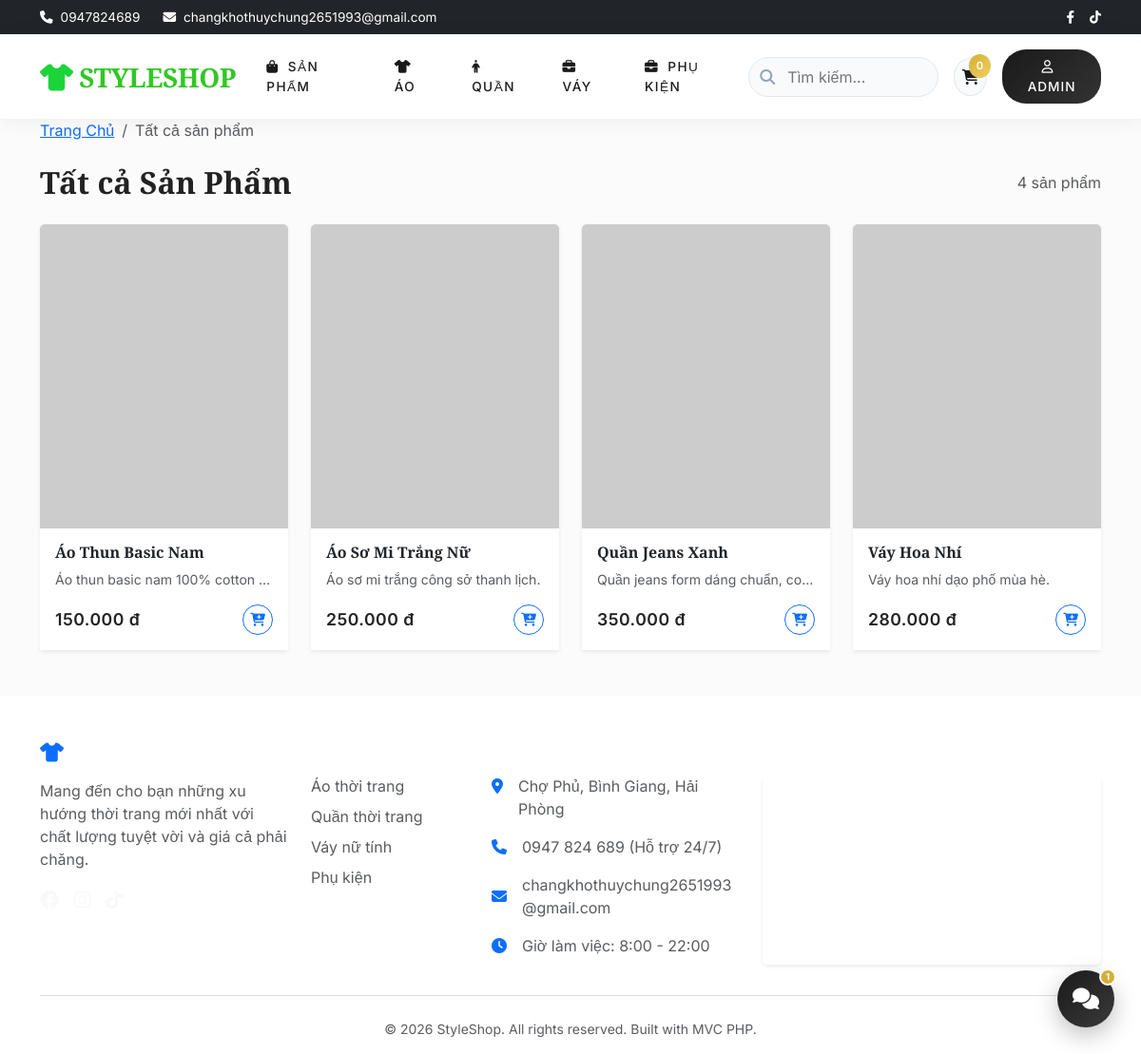
Page /product (signed in) on the committed database.
### tables this page shows
CREATE TABLE `products` (
  `id` int(11) NOT NULL AUTO_INCREMENT,
  `category_id` int(11) NOT NULL,
  `name` varchar(255) NOT NULL,
  `description` text DEFAULT NULL,
  `price` decimal(10,2) NOT NULL,
  `image` varchar(255) DEFAULT NULL,
  `stock` int(11) NOT NULL DEFAULT 0,
  `created_at` timestamp NOT NULL DEFAULT current_timestamp(),
  PRIMARY KEY (`id`),
  KEY `category_id` (`category_id`),
  CONSTRAINT `products_ibfk_1` FOREIGN KEY (`category_id`) REFERENCES `categories` (`id`) ON DELETE CASCADE
);

### core/Controller.php (called while the page is built, shortened)
<?php
class Controller {
    public function model($model) {
        return new $model();
    }
    public function view($view, $data = []) {
        require_once 'views/' . $view . '.php';
    }
}
?>

### controllers/ProductController.php (called while the page is built, shortened)
<?php
class ProductController extends Controller {
    public function index() {
        $productModel = $this->model('Product');
        $products = $productModel->readAll();
        $this->view('product/index', ['products' => $products]);
    }
}
?>

### core/App.php (called while the page is built, shortened)
<?php
class App {
    protected $method = 'index';
    public function __construct() {
        $url = $this->parseUrl();
        if (isset($url[0]) && file_exists('controllers/' . ucfirst($url[0]) . 'Controller.php')) {
            unset($url[0]);
        }
        $this->controller = new $this->controller;
        $this->params = $url ? array_values($url) : [];
        call_user_func_array([$this->controller, $this->method], $this->params);
    }
    public function parseUrl() {
        if (isset($_GET['url'])) {
            return explode('/', filter_var(rtrim($_GET['url'], '/'), FILTER_SANITIZE_URL));
        }
    }
}
?>

### index.php (called while the page is built, shortened)
<?php
require_once 'core/App.php';
require_once 'core/Controller.php';
require_once 'config/database.php';
$app = new App();
?>

### models/Product.php (called while the page is built, shortened)
<?php
class Product {
    private $conn;
    private $table_name = "products";
    public function __construct() {
        $database = new Database();
        $this->conn = $database->getConnection();
    }
    public function readAll($limit = 100) {
        $query = "SELECT p.*, c.name as category_name
                  FROM " . $this->table_name . " p
                  LEFT JOIN categories c ON p.category_id = c.id
                  ORDER BY p.created_at DESC LIMIT ?";
        $stmt = $this->conn->prepare($query);
        $stmt->bindValue(1, $limit, PDO::PARAM_INT);
        $stmt->execute();
        return $stmt->fetchAll(PDO::FETCH_ASSOC);
    }
}
?>

### config/database.php (called while the page is built, shortened)
<?php
class Database {
    private $host = "localhost";
    private $db_name = "shop_quan_ao";
    private $username = "root";
    private $password = "";
    public function getConnection() {
        $this->conn = null;
        try {
            $this->conn = new PDO("mysql:host=" . $this->host . ";dbname=" . $this->db_name, $this->username, $this->password);
            $this->conn->setAttribute(PDO::ATTR_ERRMODE, PDO::ERRMODE_EXCEPTION);
            $this->conn->exec("set names utf8mb4");
        } catch(PDOException $exception) {
            echo "Connection error: " . $exception->getMessage();
        }
        return $this->conn;
    }
}
?>

### views/product/index.php (the view)
<?php require_once 'views/layouts/header.php'; ?>
<div class="container mb-5">
    <nav aria-label="breadcrumb" class="mb-4">
        <ol class="breadcrumb">
            <li class="breadcrumb-item"><a href="/shop_quan_ao/">Trang Chủ</a></li>
            <?php if (isset($data['category'])): ?>
                <li class="breadcrumb-item"><a href="/shop_quan_ao/product">Sản Phẩm</a></li>
                <li class="breadcrumb-item active" aria-current="page"><?php echo htmlspecialchars($data['category']['name']); ?></li>
            <?php elseif (isset($data['search_query'])): ?>
                <li class="breadcrumb-item"><a href="/shop_quan_ao/product">Sản Phẩm</a></li>
                <li class="breadcrumb-item active" aria-current="page">Tìm kiếm: "<?php echo htmlspecialchars($data['search_query']); ?>"</li>
            <?php else: ?>
                <li class="breadcrumb-item active" aria-current="page">Tất cả sản phẩm</li>
            <?php endif; ?>
        </ol>
    </nav>
    <div class="d-flex justify-content-between align-items-center mb-4">
        <h2 class="fw-bold mb-0">
            <?php
                if (isset($data['category'])) echo "Danh mục: " . htmlspecialchars($data['category']['name']);
                elseif (isset($data['search_query'])) echo "Kết quả tìm kiếm cho '" . htmlspecialchars($data['search_query']) . "'";
                else echo "Tất cả Sản Phẩm";
            ?>
        </h2>
        <span class="text-muted"><?php echo count($data['products']); ?> sản phẩm</span>
    </div>
    <?php if (empty($data['products'])): ?>
        <div class="alert alert-info text-center p-5 rounded-4 border-0">
            <i class="fa-solid fa-box-open fs-1 mb-3 text-secondary"></i>
            <h4>Không tìm thấy sản phẩm nào</h4>
            <p>Vui lòng thử danh mục hoặc từ khóa khác.</p>
            <a href="/shop_quan_ao/product" class="btn btn-primary mt-2">Xem tất cả sản phẩm</a>
        </div>
    <?php else: ?>
        <div class="row row-cols-1 row-cols-sm-2 row-cols-md-3 row-cols-lg-4 g-4">
            <?php foreach($data['products'] as $product): ?>
            <div class="col">
                <div class="card product-card h-100 shadow-sm border-0">
                    <a href="/shop_quan_ao/product/detail/<?php echo $product['id']; ?>" class="text-decoration-none text-dark h-100 d-flex flex-column">
                        <div class="product-img-wrap">
                            <?php
                                $imgSrc = !empty($product['image']) ? '/shop_quan_ao/public/uploads/' . $product['image'] : 'https://via.placeholder.com/300x400.png?text=No+Image';
                            ?>
                            <img src="<?php echo $imgSrc; ?>" class="card-img-top" alt="<?php echo htmlspecialchars($product['name']); ?>">
                        </div>
                        <div class="card-body d-flex flex-column">
                            <h5 class="card-title fw-bold fs-6 mb-2"><?php echo htmlspecialchars($product['name']); ?></h5>
                            <p class="card-text text-muted small mb-3 text-truncate"><?php echo htmlspecialchars($product['description'] ?? ''); ?></p>
                            <div class="mt-auto d-flex justify-content-between align-items-center">
                                <span class="price-tag"><?php echo number_format($product['price'], 0, ',', '.'); ?> đ</span>
                                <object><a href="/shop_quan_ao/cart/add/<?php echo $product['id']; ?>" class="btn btn-outline-primary btn-sm rounded-circle" style="width: 32px; height: 32px; padding: 0; display: inline-flex; align-items: center; justify-content: center;" title="Thêm vào giỏ hàng">
                                    <i class="fa-solid fa-cart-plus"></i>
                                </a></object>
                            </div>
                        </div>
                    </a>
                </div>
            </div>
            <?php endforeach; ?>
        </div>
    <?php endif; ?>
</div>
<?php require_once 'views/layouts/footer.php'; ?>

### public/css/style.css (style rules this page uses)
:root { --primary-color: #1a1a1a; --secondary-color: #f8f9fa; --accent-color: #d4af37; --text-main: #222222; --text-muted: #777777; --border-color: #eaeaea; --font-heading: 'Playfair Display', serif; --font-body: 'Inter', sans-serif; }
body { font-family: var(--font-body); color: var(--text-main); display: flex; flex-direction: column; min-height: 100vh; background-color: #fff; -webkit-font-smoothing: antialiased; }
h1, h2, h3, h4, h5, h6, .brand-font { font-family: var(--font-heading); font-weight: 700; }
.product-card { transition: all 0.4s cubic-bezier(0.165, 0.84, 0.44, 1); border: 1px solid var(--border-color); border-radius: 0; overflow: hidden; height: 100%; background-color: #fff; }
.product-img-wrap { height: 320px; overflow: hidden; position: relative; background-color: #fafafa; display: flex; align-items: center; justify-content: center; }
.product-img-wrap img { width: 100%; height: 100%; object-fit: cover; transition: transform 0.6s cubic-bezier(0.25, 0.46, 0.45, 0.94); }
.price-tag { font-weight: 600; color: var(--text-main); font-size: 1.1rem; letter-spacing: 0.5px; }

### rows in the picture
products: name "Áo Thun Basic Nam", description "Áo thun basic nam 100% cotton…", price "150.000"
products: name "Áo Sơ Mi Trắng Nữ", description "Áo sơ mi trắng công sở thanh lịch.", price "250.000"
products: name "Quần Jeans Xanh", description "Quần jeans form dáng chuẩn, co…", price "350.000", $product['id'] 3 (drawn)
products: name "Váy Hoa Nhí", description "Váy hoa nhí dạo phố mùa hè.", price "280.000"

### other values in the picture
$_SESSION['username'] "ADMIN"
count($data['products']) "4"
